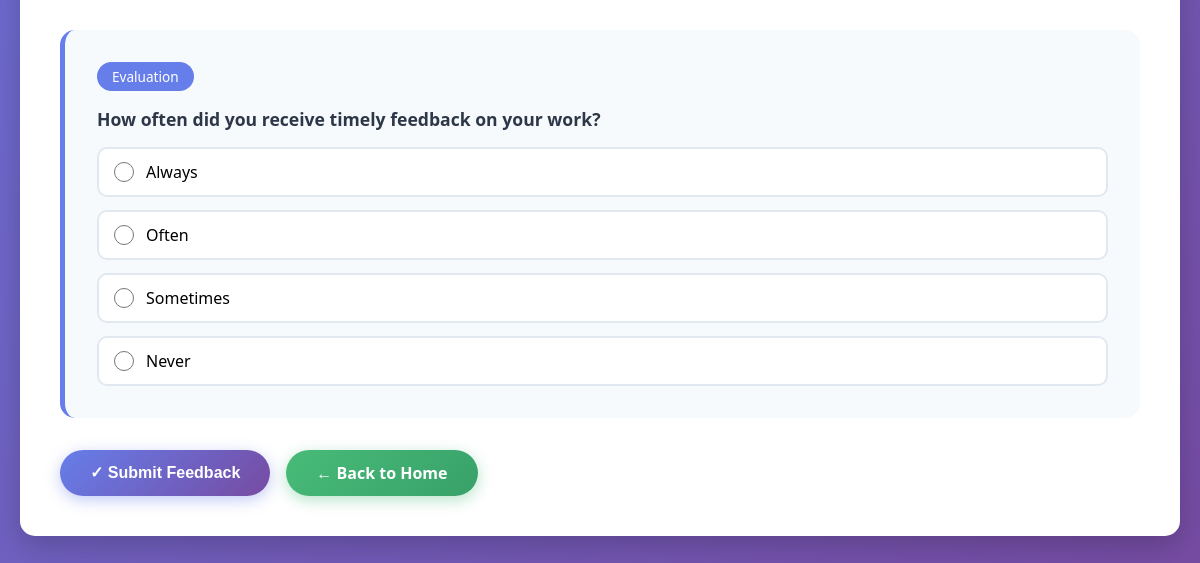
Page /feedback/student/ (lower part) on the earlier database version.
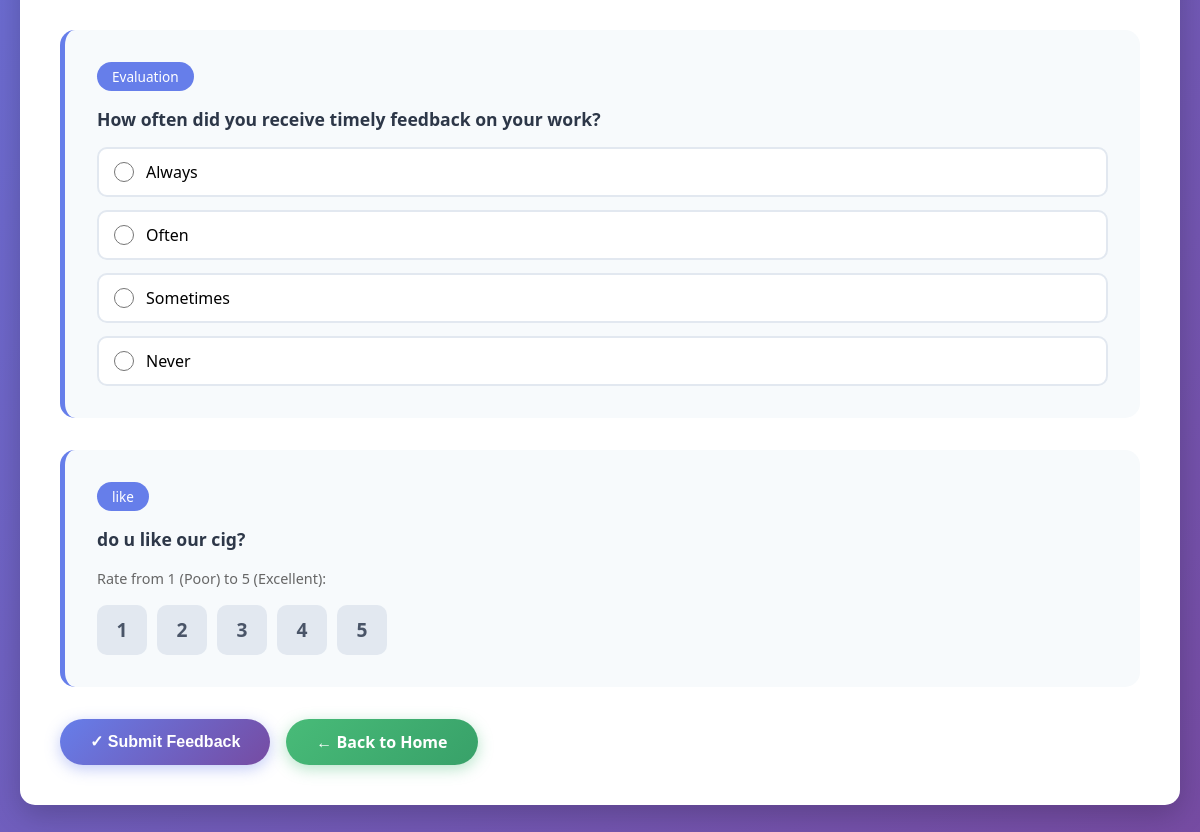
Same page on the later database version.
### feedback/models.py (models this page shows, shortened)
class Question(models.Model):
    STAKEHOLDER_CHOICES = [
        ('student', 'Student'),
        ('alumni', 'Alumni'),
        ('employer', 'Employer'),
    ]
    QUESTION_TYPE_CHOICES = [
        ('rating', 'Rating (1–5)'),
        ('mcq', 'Multiple Choice'),
    ]
    text = models.TextField()
    category = models.CharField(max_length=50)
    stakeholder_type = models.CharField(max_length=20, choices=STAKEHOLDER_CHOICES)
    question_type = models.CharField(max_length=10, choices=QUESTION_TYPE_CHOICES, default='rating')

class Option(models.Model):
    question = models.ForeignKey(Question, on_delete=models.CASCADE, related_name='options')
    text = models.CharField(max_length=255)

### feedback/views.py (the view, shortened to what this page needs)
# urls.py: path('feedback/student/', views.student_feedback_view, name='student_feedback'),
def student_feedback_view(request):
    questions = Question.objects.filter(stakeholder_type='student')
    return render(request, 'feedback/student_feedback.html', {'questions': questions})

### feedback/templates/feedback/student_feedback.html (shortened to what this page needs)
{% extends 'feedback/base.html' %}
{% block content %}
<div class="card">
    <form method="POST">
        {% for q in questions %}
        <div class="question-box">
            <span class="category">{{ q.category }}</span>
            <p>{{ q.text }}</p>
            {% if q.question_type == "rating" %}
                <label style="color: #666; font-size: 0.9rem; margin-top: 1rem;">Rate from 1 (Poor) to 5 (Excellent):</label>
                <div class="rating-group">
                    {% for i in "12345" %}
                    <label for="rating_{{ q.id }}_{{ i }}">{{ i }}</label>
                    {% endfor %}
                </div>
            {% elif q.question_type == "mcq" %}
                <div class="radio-group">
                    {% for option in q.options.all %}
                    <label>
                        <input type="radio" name="q_{{ q.id }}" value="{{ option.text }}" required>
                        <span>{{ option.text }}</span>
                    </label>
                    {% endfor %}
                </div>
            {% endif %}
        </div>
        {% endfor %}
        <div class="btn-group">
            <button type="submit" class="btn">✓ Submit Feedback</button>
            <a href="{% url 'home' %}" class="btn btn-secondary">← Back to Home</a>
        </div>
    </form>
</div>
{% endblock %}

### feedback/templates/feedback/base.html (shortened to what this page needs)
<!DOCTYPE html>
<html lang="en">
<head>
</head>
<body>
    <div class="container">
        {% block content %}{% endblock %}
    </div>
</body>
</html>

### feedback/templates/feedback/base.html (style rules this page uses)
* { margin: 0; padding: 0; box-sizing: border-box; }
body { font-family: 'Segoe UI', Tahoma, Geneva, Verdana, sans-serif; background: linear-gradient(135deg, #667eea 0%, #764ba2 100%); min-height: 100vh; padding: 20px; }
.container { max-width: 1200px; margin: 0 auto; }
.card { background: white; padding: 2.5rem; border-radius: 15px; box-shadow: 0 10px 30px rgba(0, 0, 0, 0.2); margin-bottom: 2rem; animation: fadeIn 0.5s ease; }
.btn { display: inline-block; padding: 12px 30px; background: linear-gradient(135deg, #667eea 0%, #764ba2 100%); color: white; text-decoration: none; border-radius: 50px; font-weight: 600; transition: all 0.3s ease; border: none; cursor: pointer; font-size: 1rem; box-shadow: 0 4px 15px rgba(102, 126, 234, 0.4); }
.btn-secondary { background: linear-gradient(135deg, #48bb78 0%, #38a169 100%); box-shadow: 0 4px 15px rgba(72, 187, 120, 0.4); }
.btn-group { display: flex; gap: 1rem; flex-wrap: wrap; margin-top: 1.5rem; }
.question-box { background: #f7fafc; padding: 2rem; border-radius: 15px; margin-bottom: 2rem; border-left: 5px solid #667eea; transition: all 0.3s ease; }
.question-box p { font-size: 1.1rem; color: #2d3748; margin-bottom: 1rem; font-weight: 600; }
.question-box .category { display: inline-block; background: #667eea; color: white; padding: 5px 15px; border-radius: 20px; font-size: 0.85rem; margin-bottom: 1rem; }
.rating-group { display: flex; gap: 10px; margin-top: 1rem; }
.rating-group label { width: 50px; height: 50px; background: #e2e8f0; border-radius: 10px; display: flex; align-items: center; justify-content: center; cursor: pointer; transition: all 0.3s ease; font-weight: bold; font-size: 1.2rem; color: #4a5568; }
.radio-group { display: flex; flex-direction: column; gap: 0.8rem; margin-top: 1rem; }
.radio-group label { display: flex; align-items: center; padding: 12px 15px; background: white; border: 2px solid #e2e8f0; border-radius: 10px; cursor: pointer; transition: all 0.3s ease; }
.radio-group input[type="radio"] { margin-right: 12px; width: 20px; height: 20px; cursor: pointer; }

Differences in the rows shown:
added Question: category "like", text "do u like our cig?", i "1" "2" "3" "4" "5"
